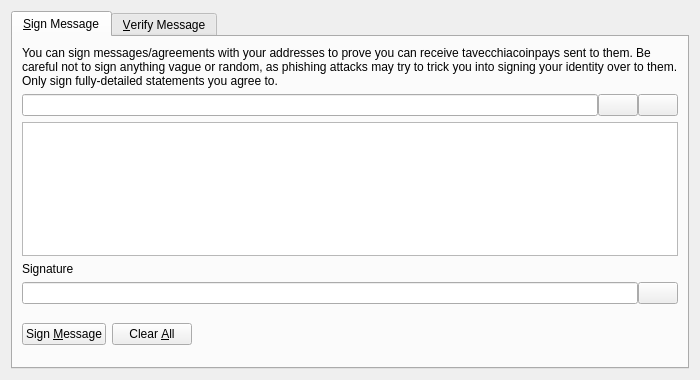
<?xml version="1.0" encoding="UTF-8"?>
<ui version="4.0">
 <class>SignVerifyMessageDialog</class>
 <widget class="QDialog" name="SignVerifyMessageDialog">
  <property name="geometry">
   <rect>
    <x>0</x>
    <y>0</y>
    <width>700</width>
    <height>380</height>
   </rect>
  </property>
  <property name="windowTitle">
   <string>Signatures - Sign / Verify a Message</string>
  </property>
  <property name="modal">
   <bool>true</bool>
  </property>
  <layout class="QVBoxLayout" name="verticalLayout">
   <item>
    <widget class="QTabWidget" name="tabWidget">
     <property name="currentIndex">
      <number>0</number>
     </property>
     <widget class="QWidget" name="tabSignMessage">
      <attribute name="title">
       <string>&amp;Sign Message</string>
      </attribute>
      <layout class="QVBoxLayout" name="verticalLayout_SM">
       <item>
        <widget class="QLabel" name="infoLabel_SM">
         <property name="text">
          <string>You can sign messages/agreements with your addresses to prove you can receive tavecchiacoinpays sent to them. Be careful not to sign anything vague or random, as phishing attacks may try to trick you into signing your identity over to them. Only sign fully-detailed statements you agree to.</string>
         </property>
         <property name="textFormat">
          <enum>Qt::PlainText</enum>
         </property>
         <property name="wordWrap">
          <bool>true</bool>
         </property>
        </widget>
       </item>
       <item>
        <layout class="QHBoxLayout" name="horizontalLayout_1_SM">
         <property name="spacing">
          <number>0</number>
         </property>
         <item>
          <widget class="QValidatedLineEdit" name="addressIn_SM">
           <property name="toolTip">
            <string>The TavecchiacoinPay address to sign the message with</string>
           </property>
          </widget>
         </item>
         <item>
          <widget class="QPushButton" name="addressBookButton_SM">
           <property name="toolTip">
            <string>Choose previously used address</string>
           </property>
           <property name="text">
            <string/>
           </property>
           <property name="icon">
            <iconset resource="../tavecchiacoinpay.qrc">
             <normaloff>:/icons/address-book</normaloff>:/icons/address-book</iconset>
           </property>
           <property name="shortcut">
            <string>Alt+A</string>
           </property>
           <property name="autoDefault">
            <bool>false</bool>
           </property>
          </widget>
         </item>
         <item>
          <widget class="QPushButton" name="pasteButton_SM">
           <property name="toolTip">
            <string>Paste address from clipboard</string>
           </property>
           <property name="text">
            <string/>
           </property>
           <property name="icon">
            <iconset resource="../tavecchiacoinpay.qrc">
             <normaloff>:/icons/editpaste</normaloff>:/icons/editpaste</iconset>
           </property>
           <property name="shortcut">
            <string>Alt+P</string>
           </property>
           <property name="autoDefault">
            <bool>false</bool>
           </property>
          </widget>
         </item>
        </layout>
       </item>
       <item>
        <widget class="QPlainTextEdit" name="messageIn_SM">
         <property name="toolTip">
          <string>Enter the message you want to sign here</string>
         </property>
        </widget>
       </item>
       <item>
        <widget class="QLabel" name="signatureLabel_SM">
         <property name="text">
          <string>Signature</string>
         </property>
         <property name="textFormat">
          <enum>Qt::PlainText</enum>
         </property>
        </widget>
       </item>
       <item>
        <layout class="QHBoxLayout" name="horizontalLayout_2_SM">
         <property name="spacing">
          <number>0</number>
         </property>
         <item>
          <widget class="QLineEdit" name="signatureOut_SM">
           <property name="font">
            <font>
             <italic>true</italic>
            </font>
           </property>
           <property name="readOnly">
            <bool>true</bool>
           </property>
          </widget>
         </item>
         <item>
          <widget class="QPushButton" name="copySignatureButton_SM">
           <property name="toolTip">
            <string>Copy the current signature to the system clipboard</string>
           </property>
           <property name="text">
            <string/>
           </property>
           <property name="icon">
            <iconset resource="../tavecchiacoinpay.qrc">
             <normaloff>:/icons/editcopy</normaloff>:/icons/editcopy</iconset>
           </property>
           <property name="autoDefault">
            <bool>false</bool>
           </property>
          </widget>
         </item>
        </layout>
       </item>
       <item>
        <layout class="QHBoxLayout" name="horizontalLayout_3_SM">
         <item>
          <widget class="QPushButton" name="signMessageButton_SM">
           <property name="toolTip">
            <string>Sign the message to prove you own this TavecchiacoinPay address</string>
           </property>
           <property name="text">
            <string>Sign &amp;Message</string>
           </property>
           <property name="icon">
            <iconset resource="../tavecchiacoinpay.qrc">
             <normaloff>:/icons/edit</normaloff>:/icons/edit</iconset>
           </property>
           <property name="autoDefault">
            <bool>false</bool>
           </property>
          </widget>
         </item>
         <item>
          <widget class="QPushButton" name="clearButton_SM">
           <property name="toolTip">
            <string>Reset all sign message fields</string>
           </property>
           <property name="text">
            <string>Clear &amp;All</string>
           </property>
           <property name="icon">
            <iconset resource="../tavecchiacoinpay.qrc">
             <normaloff>:/icons/remove</normaloff>:/icons/remove</iconset>
           </property>
           <property name="autoDefault">
            <bool>false</bool>
           </property>
          </widget>
         </item>
         <item>
          <spacer name="horizontalSpacer_1_SM">
           <property name="orientation">
            <enum>Qt::Horizontal</enum>
           </property>
           <property name="sizeHint" stdset="0">
            <size>
             <width>40</width>
             <height>48</height>
            </size>
           </property>
          </spacer>
         </item>
         <item>
          <widget class="QLabel" name="statusLabel_SM">
           <property name="font">
            <font>
             <weight>75</weight>
             <bold>true</bold>
            </font>
           </property>
           <property name="text">
            <string/>
           </property>
           <property name="wordWrap">
            <bool>true</bool>
           </property>
          </widget>
         </item>
         <item>
          <spacer name="horizontalSpacer_2_SM">
           <property name="orientation">
            <enum>Qt::Horizontal</enum>
           </property>
           <property name="sizeHint" stdset="0">
            <size>
             <width>40</width>
             <height>48</height>
            </size>
           </property>
          </spacer>
         </item>
        </layout>
       </item>
      </layout>
     </widget>
     <widget class="QWidget" name="tabVerifyMessage">
      <attribute name="title">
       <string>&amp;Verify Message</string>
      </attribute>
      <layout class="QVBoxLayout" name="verticalLayout_VM">
       <item>
        <widget class="QLabel" name="infoLabel_VM">
         <property name="text">
          <string>Enter the receiver's address, message (ensure you copy line breaks, spaces, tabs, etc. exactly) and signature below to verify the message. Be careful not to read more into the signature than what is in the signed message itself, to avoid being tricked by a man-in-the-middle attack. Note that this only proves the signing party receives with the address, it cannot prove sendership of any transaction!</string>
         </property>
         <property name="textFormat">
          <enum>Qt::PlainText</enum>
         </property>
         <property name="alignment">
          <set>Qt::AlignLeading|Qt::AlignLeft|Qt::AlignTop</set>
         </property>
         <property name="wordWrap">
          <bool>true</bool>
         </property>
        </widget>
       </item>
       <item>
        <layout class="QHBoxLayout" name="horizontalLayout_1_VM">
         <property name="spacing">
          <number>0</number>
         </property>
         <item>
          <widget class="QValidatedLineEdit" name="addressIn_VM">
           <property name="toolTip">
            <string>The TavecchiacoinPay address the message was signed with</string>
           </property>
          </widget>
         </item>
         <item>
          <widget class="QPushButton" name="addressBookButton_VM">
           <property name="toolTip">
            <string>Choose previously used address</string>
           </property>
           <property name="text">
            <string/>
           </property>
           <property name="icon">
            <iconset resource="../tavecchiacoinpay.qrc">
             <normaloff>:/icons/address-book</normaloff>:/icons/address-book</iconset>
           </property>
           <property name="shortcut">
            <string>Alt+A</string>
           </property>
           <property name="autoDefault">
            <bool>false</bool>
           </property>
          </widget>
         </item>
        </layout>
       </item>
       <item>
        <widget class="QPlainTextEdit" name="messageIn_VM"/>
       </item>
       <item>
        <widget class="QValidatedLineEdit" name="signatureIn_VM"/>
       </item>
       <item>
        <layout class="QHBoxLayout" name="horizontalLayout_2_VM">
         <item>
          <widget class="QPushButton" name="verifyMessageButton_VM">
           <property name="toolTip">
            <string>Verify the message to ensure it was signed with the specified TavecchiacoinPay address</string>
           </property>
           <property name="text">
            <string>Verify &amp;Message</string>
           </property>
           <property name="icon">
            <iconset resource="../tavecchiacoinpay.qrc">
             <normaloff>:/icons/transaction_0</normaloff>:/icons/transaction_0</iconset>
           </property>
           <property name="autoDefault">
            <bool>false</bool>
           </property>
          </widget>
         </item>
         <item>
          <widget class="QPushButton" name="clearButton_VM">
           <property name="toolTip">
            <string>Reset all verify message fields</string>
           </property>
           <property name="text">
            <string>Clear &amp;All</string>
           </property>
           <property name="icon">
            <iconset resource="../tavecchiacoinpay.qrc">
             <normaloff>:/icons/remove</normaloff>:/icons/remove</iconset>
           </property>
           <property name="autoDefault">
            <bool>false</bool>
           </property>
          </widget>
         </item>
         <item>
          <spacer name="horizontalSpacer_1_VM">
           <property name="orientation">
            <enum>Qt::Horizontal</enum>
           </property>
           <property name="sizeHint" stdset="0">
            <size>
             <width>40</width>
             <height>48</height>
            </size>
           </property>
          </spacer>
         </item>
         <item>
          <widget class="QLabel" name="statusLabel_VM">
           <property name="font">
            <font>
             <weight>75</weight>
             <bold>true</bold>
            </font>
           </property>
           <property name="text">
            <string/>
           </property>
           <property name="wordWrap">
            <bool>true</bool>
           </property>
          </widget>
         </item>
         <item>
          <spacer name="horizontalSpacer_2_VM">
           <property name="orientation">
            <enum>Qt::Horizontal</enum>
           </property>
           <property name="sizeHint" stdset="0">
            <size>
             <width>40</width>
             <height>48</height>
            </size>
           </property>
          </spacer>
         </item>
        </layout>
       </item>
      </layout>
     </widget>
    </widget>
   </item>
  </layout>
 </widget>
 <customwidgets>
  <customwidget>
   <class>QValidatedLineEdit</class>
   <extends>QLineEdit</extends>
   <header>qt/qvalidatedlineedit.h</header>
  </customwidget>
 </customwidgets>
 <resources>
  <include location="../tavecchiacoinpay.qrc"/>
 </resources>
 <connections/>
</ui>
